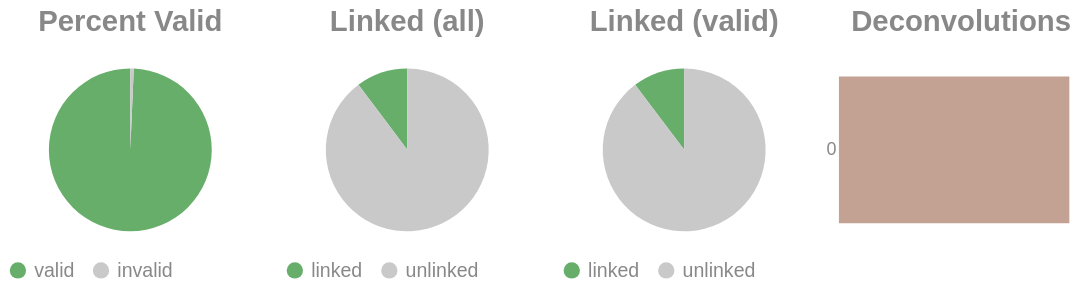

Notebook code for this chart:
### Code cell
if SKIPLR:
    pass
else:
    clash = Counter()
    for i in valids['molecule'].to_list():
        _mol = i.split("-")
        if len(_mol) == 1:
            clash.update('0')
        else:
            clash.update(_mol[-1])

    _d = {"deconvolutions": [], 'count': []}
    for k,v in clash.items():
        _d['deconvolutions'].append(k)
        _d['count'].append(v)

    tot_valid = valids['reads'].sum()
    mask = valids['reads'] >= 2
    n_linked_reads = valids.filter(mask)['reads'].sum()
    if n_linked_reads == 0:
        print_html("No linked molecules (>=2 reads) were detected; skipping linked-only distributions.")
        SKIPLR = True
    else:
        perc_valid = round(tot_valid / n_reads, 4)
        linked_perc_abs = round(n_linked_reads / n_reads, 4)
        linked_perc = round(n_linked_reads / tot_valid, 4)

    _valid = pl.DataFrame({"valids": ['valid', 'invalid'], "count": [tot_valid, n_reads - tot_valid]})
    _linked_abs = pl.DataFrame({"linked (absolute)": ['linked', 'unlinked'], "count": [n_linked_reads, n_reads - n_linked_reads]})
    _linked_rel = pl.DataFrame({"linked (valids)": ['linked', 'unlinked'], "count": [n_linked_reads, tot_valid - n_linked_reads]})

    (
        alt.hconcat(
            piechart(_valid, goodval = 'valid', title = "Percent Valid"),
            piechart(_linked_abs, goodval = "linked", title =  "Linked (all)"),
            piechart(_linked_rel, goodval = "linked", title =  "Linked (valid)"),
            convolutionbar(pl.DataFrame(_d), title = "Deconvolutions"),
            center = True,
            bounds = 'flush'
        )
        .resolve_scale(color='independent')
        .resolve_legend('independent')
        .properties(usermeta={'embedOptions': {"actions": False}})
    ).display()

### Figure 1 — Vega-Lite specification as saved in the notebook (floating-point values rounded to 4 significant figures)
{"width": "container", "height": 400, "config": {"title": {"anchor": "start", "dy": -15, "fontSize": 18, "color": "#888888", "subtitleColor": "#888888", "subtitleFontSize": 14}, "arc": {"fill": "#0072B2"}, "axis": {"domainColor": "#888888", "domainWidth": 0.5, "gridWidth": 0.2, "grid": false, "titleFontWeight": 400, "titleFontSize": 15, "labelFontSize": 11, "labelColor": "#888888", "tickColor": "#888888", "tickWidth": 0.2, "titleColor": "#888888"}, "axisBand": {"grid": false}, "axisX": {"grid": true, "tickSize": 10, "domainCap": "round"}, "axisY": {"domain": false, "grid": true, "tickSize": 0, "domainCap": "round"}, "background": "transparent", "header": {"labelFontSize": 15, "labelColor": "#888888", "titleFontSize": 15, "titleFontWeight": 600, "titleColor": "#888888"}, "legend": {"labelFont": "sans-serif", "labelFontSize": 12, "labelColor": "#888888", "symbolSize": 100, "symbolType": "circle", "titleFontSize": 12, "titlePadding": 10, "titleColor": "#888888", "title": null}, "range": {"category": ["#E69F00", "#56B4E9", "#009E73", "#F0E442", "#0072B2", "#D55E00", "#CC79A7", "#000000"], "diverging": ["#cfe8f3", "#a2d4ec", "#73bfe2", "#46abdb", "#1696d2", "#12719e"]}, "area": {"fill": "#0072B2", "fillOpacity": 0.7, "line": true, "strokeOpacity": 0.7}, "line": {"color": "#0072B2", "stroke": "#0072B2", "strokeWidth": 2}, "trail": {"color": "#0072B2", "stroke": "#0072B2", "strokeWidth": 0, "size": 1}, "point": {"filled": true, "fillOpacity": 1.0, "size": 95}, "text": {"color": "#888888", "fontSize": 11, "align": "right", "fontWeight": 400, "size": 11}, "bar": {"fill": "#0072B2", "stroke": null}, "view": {"stroke": null, "continuousWidth": 660, "continuousHeight": 400}}, "hconcat": [{"data": {"name": "data-d0b2e1bc7a185a11cb9218021a671457"}, "mark": {"type": "arc"}, "encoding": {"color": {"field": "valids", "legend": {"orient": "bottom", "title": null}, "scale": {"domain": ["valid", "invalid"], "range": ["#68ae6b", "#C9C9C9"]}, "title": "Valids", "type": "nominal"}, "theta": {"field": "count", "type": "quantitative"}, "tooltip": [{"field": "valids", "title": "Valids", "type": "ordinal"}, {"field": "percent", "format": ".2%", "title": "Percent", "type": "quantitative"}, {"field": "count", "title": "Count", "type": "quantitative"}]}, "height": 100, "title": {"text": "Percent Valid", "align": "center", "anchor": "middle"}, "transform": [{"calculate": "datum.count / 1205944", "as": "percent"}], "width": 150}, {"data": {"name": "data-6472e9fe9f4bda78a12aa490605ac263"}, "mark": {"type": "arc"}, "encoding": {"color": {"field": "linked (absolute)", "legend": {"orient": "bottom", "title": null}, "scale": {"domain": ["linked", "unlinked"], "range": ["#68ae6b", "#C9C9C9"]}, "title": "Linked (Absolute)", "type": "nominal"}, "theta": {"field": "count", "type": "quantitative"}, "tooltip": [{"field": "linked (absolute)", "title": "Linked (Absolute)", "type": "ordinal"}, {"field": "percent", "format": ".2%", "title": "Percent", "type": "quantitative"}, {"field": "count", "title": "Count", "type": "quantitative"}]}, "height": 100, "title": {"text": "Linked (all)", "align": "center", "anchor": "middle"}, "transform": [{"calculate": "datum.count / 1205944", "as": "percent"}], "width": 150}, {"data": {"name": "data-149a01460df9e8075a47eb0d81ccf421"}, "mark": {"type": "arc"}, "encoding": {"color": {"field": "linked (valids)", "legend": {"orient": "bottom", "title": null}, "scale": {"domain": ["linked", "unlinked"], "range": ["#68ae6b", "#C9C9C9"]}, "title": "Linked (Valids)", "type": "nominal"}, "theta": {"field": "count", "type": "quantitative"}, "tooltip": [{"field": "linked (valids)", "title": "Linked (Valids)", "type": "ordinal"}, {"field": "percent", "format": ".2%", "title": "Percent", "type": "quantitative"}, {"field": "count", "title": "Count", "type": "quantitative"}]}, "height": 100, "title": {"text": "Linked (valid)", "align": "center", "anchor": "middle"}, "transform": [{"calculate": "datum.count / 1197797", "as": "percent"}], "width": 150}, {"data": {"name": "data-91d501b3856f9a37d4a6bf917e9c7395"}, "mark": {"type": "bar"}, "encoding": {"color": {"field": "deconvolutions", "legend": null, "scale": {"scheme": "lightgreyred"}, "type": "nominal"}, "tooltip": [{"field": "deconvolutions", "title": "Deconvolutions", "type": "ordinal"}, {"field": "percent", "format": ".2%", "title": "Percent", "type": "quantitative"}, {"field": "count", "title": "Count", "type": "quantitative"}], "x": {"axis": null, "field": "count", "type": "quantitative"}, "y": {"field": "deconvolutions", "sort": "ascending", "title": null, "type": "nominal"}}, "height": 100, "title": {"text": "Deconvolutions", "align": "center", "anchor": "middle"}, "transform": [{"calculate": "datum.count / 1131550", "as": "percent"}], "width": 150}], "bounds": "flush", "center": true, "resolve": {"legend": {"angle": "independent"}, "scale": {"color": "independent"}}, "usermeta": {"embedOptions": {"actions": false}}, "$schema": "https://vega.github.io/schema/vega-lite/v6.1.0.json", "datasets": {"data-d0b2e1bc7a185a11cb9218021a671457": [{"valids": "valid", "count": 1197797}, {"valids": "invalid", "count": 8147}], "data-6472e9fe9f4bda78a12aa490605ac263": [{"linked (absolute)": "linked", "count": 123264}, {"linked (absolute)": "unlinked", "count": 1082680}], "data-149a01460df9e8075a47eb0d81ccf421": [{"linked (valids)": "linked", "count": 123264}, {"linked (valids)": "unlinked", "count": 1074533}], "data-91d501b3856f9a37d4a6bf917e9c7395": [{"deconvolutions": "0", "count": 1131550}]}}
